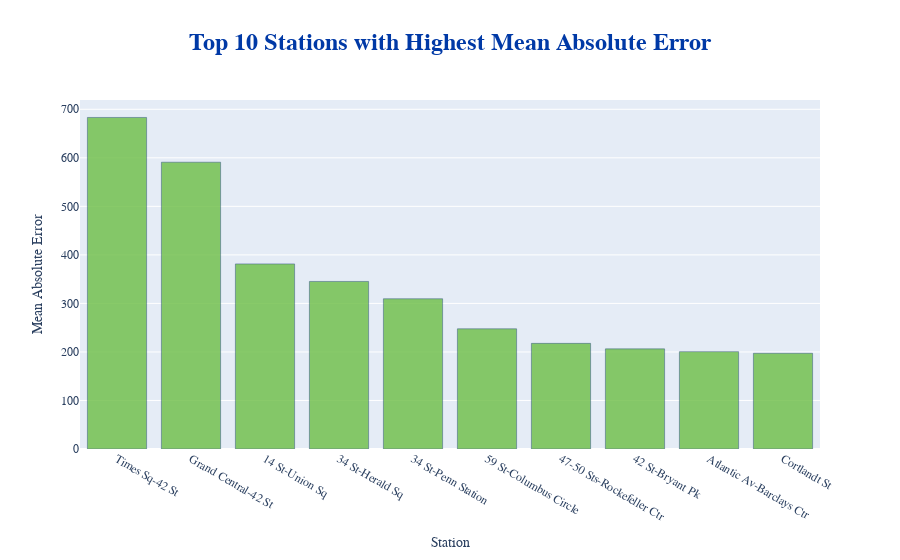
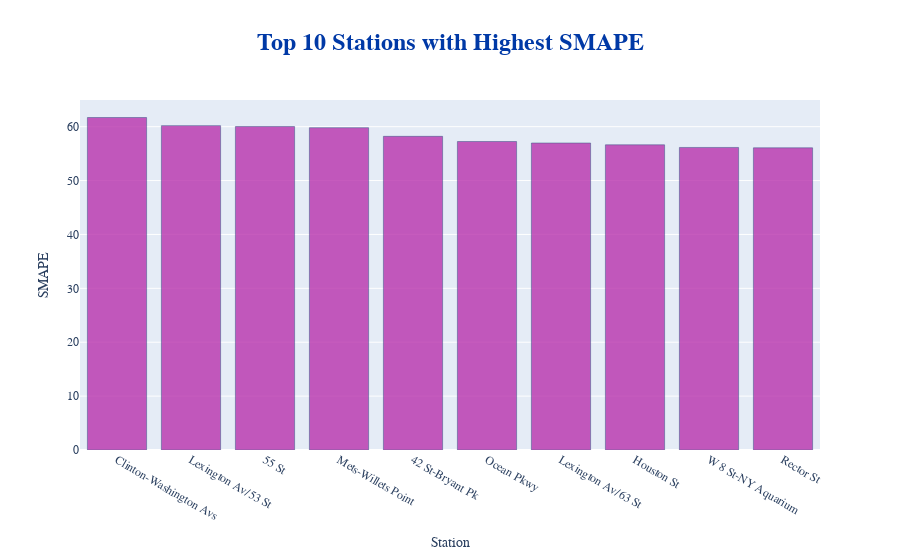

Source (notebook cell) for these figures, in order:
### Code cell
results = main_analysis(merged_df)
show_all_visualizations(results)

### Figure 1 — Plotly figure (JSON) as saved in the notebook; plotly's stock layout.template omitted (floating-point values rounded to 4 significant figures)
{"data": [{"alignmentgroup": "True", "customdata": [["Manhattan", 4, "Subway"], ["Manhattan", 3, "Subway"], ["Manhattan", 4, "Subway"], ["Manhattan", 4, "Subway"], ["Manhattan", 3, "Subway"], ["Manhattan", 4, "Subway"], ["Manhattan", 4, "Subway"], ["Manhattan", 4, "Subway"], ["Brooklyn", 3, "Subway"], ["Manhattan", 2, "Subway"]], "hovertemplate": "Station=%{x}<br>Mean Absolute Error=%{y:.2f}<br>borough=%{customdata[0]}<br>num_lines_serviced=%{customdata[1]}<br>structure=%{customdata[2]}<extra></extra>", "legendgroup": "", "marker": {"color": "#6CBE45", "line": {"color": "rgb(8,48,107)"}, "pattern": {"shape": ""}}, "name": "", "offsetgroup": "", "opacity": 0.8, "orientation": "v", "showlegend": false, "textposition": "auto", "type": "bar", "x": ["Times Sq-42 St", "Grand Central-42 St", "14 St-Union Sq", "34 St-Herald Sq", "34 St-Penn Station", "59 St-Columbus Circle", "47-50 Sts-Rockefeller Ctr", "42 St-Bryant Pk", "Atlantic Av-Barclays Ctr", "Cortlandt St"], "xaxis": "x", "y": [683.2, 591.0, 381.4, 345.3, 309.6, 247.7, 217.7, 206.4, 200.6, 197.2], "yaxis": "y"}], "layout": {"autosize": true, "barmode": "relative", "font": {"family": "Arial"}, "hoverlabel": {"bgcolor": "white", "font": {"family": "Arial", "size": 12}}, "legend": {"tracegroupgap": 0}, "title": {"font": {"color": "#0039A6", "family": "Arial", "size": 24, "weight": "bold"}, "text": "Top 10 Stations with Highest Mean Absolute Error", "x": 0.5}, "xaxis": {"anchor": "y", "autorange": true, "domain": [0, 1], "range": [-0.5, 9.5], "title": {"text": "Station"}, "type": "category"}, "yaxis": {"anchor": "x", "autorange": true, "domain": [0, 1], "range": [0, 719.2], "title": {"text": "Mean Absolute Error"}, "type": "linear"}}}

### Figure 2 — Plotly figure (JSON) as saved in the notebook; plotly's stock layout.template omitted (floating-point values rounded to 4 significant figures)
{"data": [{"alignmentgroup": "True", "customdata": [["Brooklyn", 1, "Subway"], ["Manhattan", 2, "Subway"], ["Brooklyn", 1, "Elevated"], ["Queens", 1, "Elevated"], ["Manhattan", 4, "Subway"], ["Brooklyn", 1, "Elevated"], ["Manhattan", 2, "Subway"], ["Manhattan", 1, "Subway"], ["Brooklyn", 2, "Elevated"], ["Manhattan", 1, "Subway"]], "hovertemplate": "Station=%{x}<br>SMAPE=%{y:.2f}<br>borough=%{customdata[0]}<br>num_lines_serviced=%{customdata[1]}<br>structure=%{customdata[2]}<extra></extra>", "legendgroup": "", "marker": {"color": "#B933AD", "line": {"color": "rgb(8,48,107)"}, "pattern": {"shape": ""}}, "name": "", "offsetgroup": "", "opacity": 0.8, "orientation": "v", "showlegend": false, "textposition": "auto", "type": "bar", "x": ["Clinton-Washington Avs", "Lexington Av/53 St", "55 St", "Mets-Willets Point", "42 St-Bryant Pk", "Ocean Pkwy", "Lexington Av/63 St", "Houston St", "W 8 St-NY Aquarium", "Rector St"], "xaxis": "x", "y": [61.7, 60.19, 60.03, 59.81, 58.21, 57.25, 56.97, 56.63, 56.15, 56.08], "yaxis": "y"}], "layout": {"autosize": true, "barmode": "relative", "font": {"family": "Arial"}, "hoverlabel": {"bgcolor": "white", "font": {"family": "Arial", "size": 12}}, "legend": {"tracegroupgap": 0}, "title": {"font": {"color": "#0039A6", "family": "Arial", "size": 24, "weight": "bold"}, "text": "Top 10 Stations with Highest SMAPE", "x": 0.5}, "xaxis": {"anchor": "y", "autorange": true, "domain": [0, 1], "range": [-0.5, 9.5], "title": {"text": "Station"}, "type": "category"}, "yaxis": {"anchor": "x", "autorange": true, "domain": [0, 1], "range": [0, 64.95], "title": {"text": "SMAPE"}, "type": "linear"}}}
